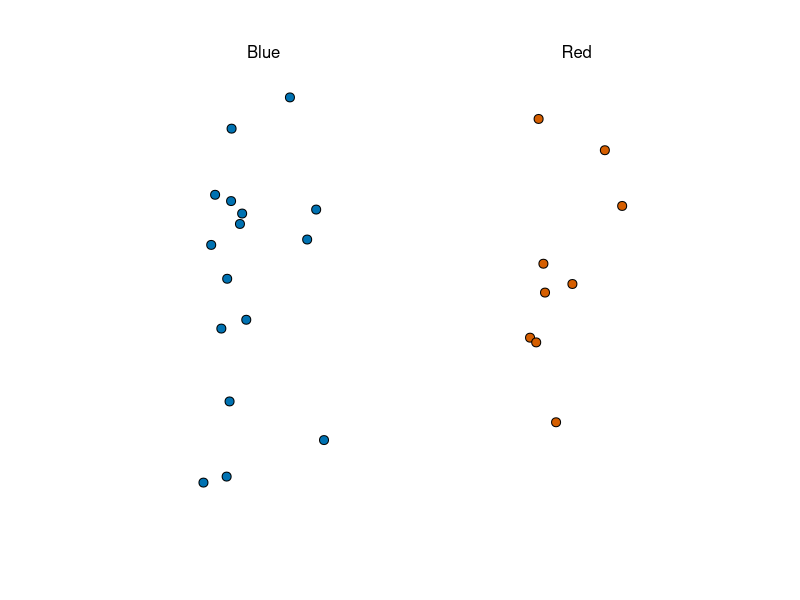
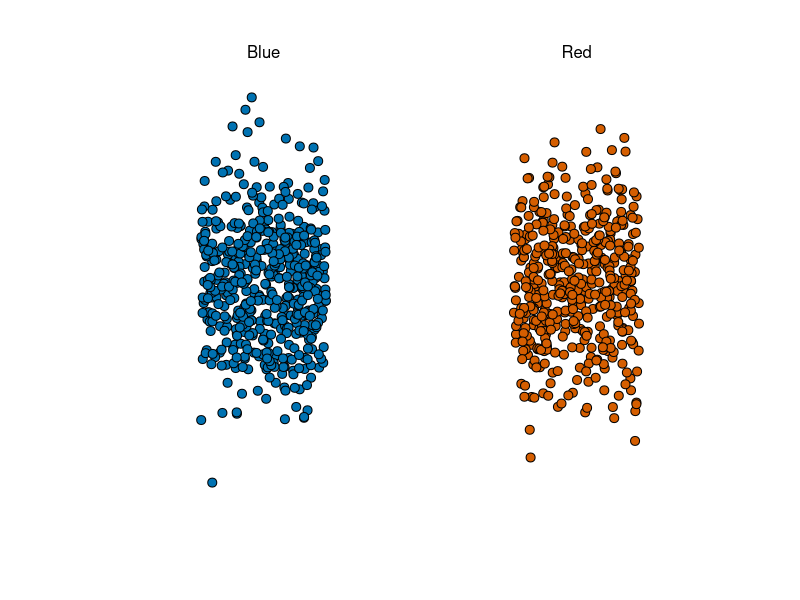
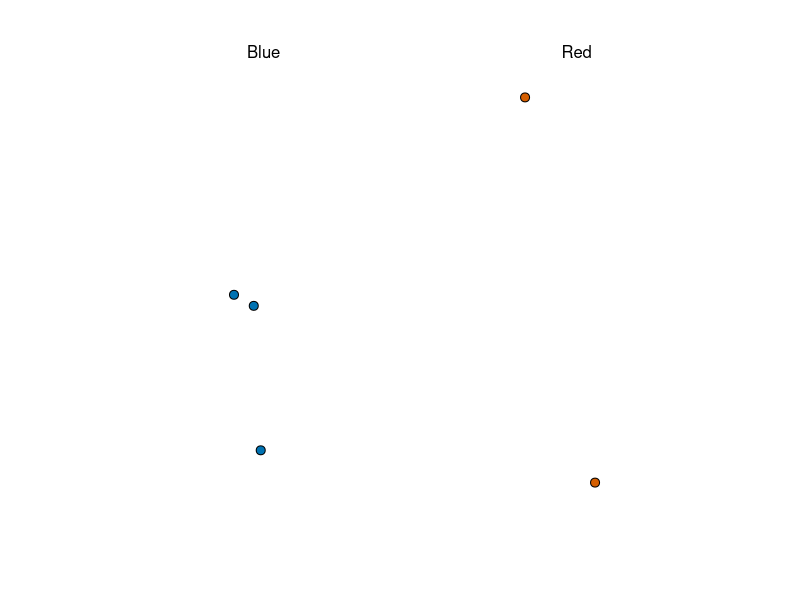
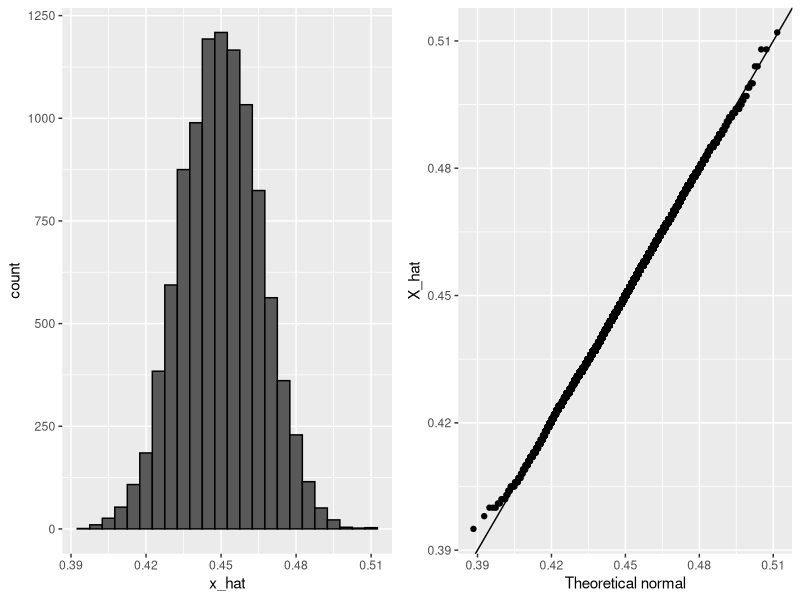
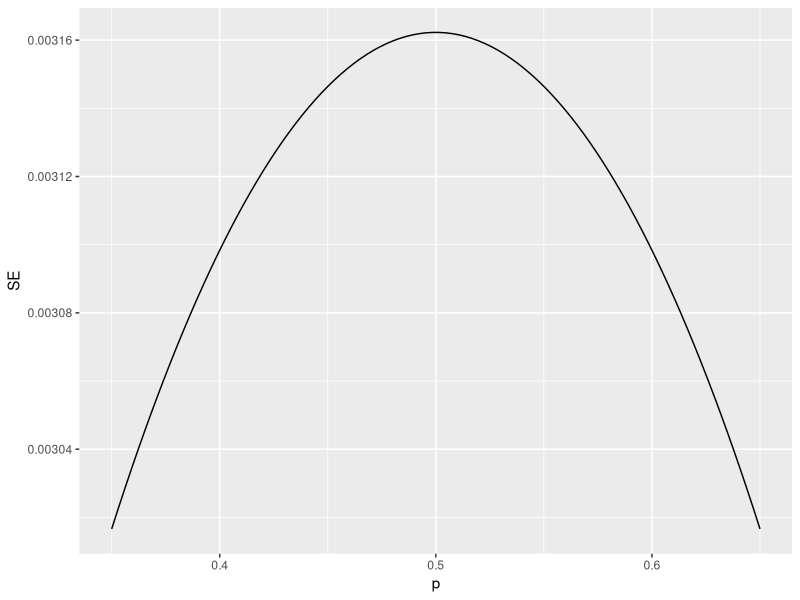
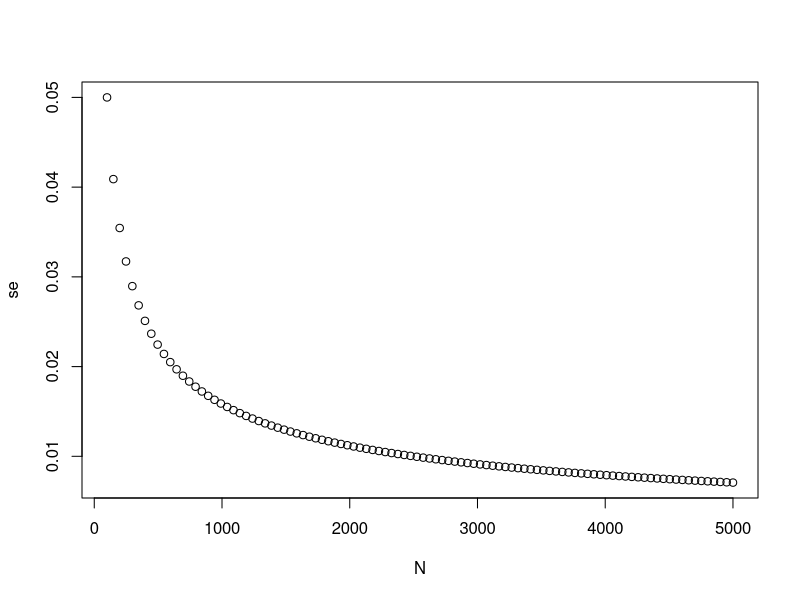

Write R code to recreate these figures, in order. (Note: this script raises an error after producing the figures.)
library(tidyverse)
library(dslabs)
take_poll(25)   

sample(seq(0,1,length=100),100,replace=TRUE)
seq(0,1,length=100)

X_hat <- 0.48
se <- sqrt(X_hat*(1-X_hat)/100)
pnorm(0.01/se) - pnorm(-0.01/se)
pnorm(1)-pnorm(-1)

take_poll(1000)
take_poll(5)   

p <- 0.45    # unknown p to estimate
N <- 1000

# simulate one poll of size N and determine x_hat
x <- sample(c(0,1), size = N, replace = TRUE, prob = c(1-p, p))
x_hat <- mean(x)

# simulate B polls of size N and determine average x_hat
B <- 10000    # number of replicates
N <- 1000    # sample size per replicate
x_hat <- replicate(B, {
  x <- sample(c(0,1), size = N, replace = TRUE, prob = c(1-p, p))
  mean(x)
})

library(gridExtra)


p1 <- data.frame(x_hat = x_hat) %>%
  ggplot(aes(x_hat)) +
  geom_histogram(binwidth = 0.005, color = "black")
p2 <- data.frame(x_hat = x_hat) %>%
  ggplot(aes(sample = x_hat)) +
  stat_qq(dparams = list(mean = mean(x_hat), sd = sd(x_hat))) +
  geom_abline() +
  ylab("X_hat") +
  xlab("Theoretical normal")
grid.arrange(p1, p2, nrow=1)

library(tidyverse)
N <- 100000
p <- seq(0.35, 0.65, length = 100)
SE <- sapply(p, function(x) 2*sqrt(x*(1-x)/N))
data.frame(p = p, SE = SE) %>%
  ggplot(aes(p, SE)) +
  geom_line()


N <- seq(100, 5000, len = 100)
p <- 0.5
se <- sqrt(p*(1-p)/N)
plot(N,se)


p <- 0.45
N <- 1000

x <- sample(c(0, 1), size = N, replace = TRUE, prob = c(1-p, p))
x_hat <- mean(x)
se_hat <- sqrt(x_hat * (1 - x_hat) / N)
c(x_hat - 1.96 * se_hat, x_hat + 1.96 * se_hat)


z <- qnorm(0.99)
pnorm(z) - pnorm(-z)

B <- 10000
inside <- replicate(B, {
  X <- sample(c(0,1), size = N, replace = TRUE, prob = c(1-p, p))
  X_hat <- mean(X)
  SE_hat <- sqrt(X_hat*(1-X_hat)/N)
  between(p, X_hat - 2*SE_hat, X_hat + 2*SE_hat)    # TRUE if p in confidence interval
})
mean(inside)

N <- 100
z <- sqrt(N)*0.02/0.5
z
pnorm(z)
pnorm(z)-pnorm(-z)
1- ( pnorm(z) - pnorm(-z) )


data(polls_us_election_2016)
head(polls_us_election_2016)
polls = filter(polls_us_election_2016, enddate >= "2016-10-31" & state == "U.S.")
rows = nrow(polls)
rows
head(polls)
N = polls$samplesize[1]
N
X_hat = polls$rawpoll_clinton[1] / 100
se_hat = sqrt(X_hat*(1-X_hat)/N)
X_hat*(1-X_hat)/N

(X_hat + 2*se_hat)
pnorm(X_hat + 2*se_hat)
pnorm(3)
ci = c(X_hat - qnorm(0.975)*se_hat, X_hat + qnorm(0.975)*se_hat)
ci
z = qnorm(0.975)
z

X_hat = polls$rawpoll_clinton / 100
se_hat = sqrt(X_hat*(1-X_hat)/N)
lower = X_hat - qnorm(0.975)*se_hat 
upper = X_hat + qnorm(0.975)*se_hat 

pollster_results = mutate(polls,X_hat,se_hat,lower,upper)
pollster_results = select (pollster_results,pollster,enddate,X_hat,se_hat,lower,upper )

hit = (0.482>=pollster_results$lower & pollster_results$upper>=0.482)
pollster_results = mutate(pollster_results,hit)
avg_hit <- mean(pollster_results$hit)


X_hat = (polls$d_hat+1)/2
se_hat = 2*sqrt(X_hat*(1-X_hat)/polls$samplesize)
lower = polls$d_hat - qnorm(0.975)*se_hat
upper = polls$d_hat + qnorm(0.975)*se_hat

pollster_results = mutate (polls,X_hat,se_hat,lower,upper)
pollster_results = select (pollster_results,pollster,enddate,d_hat,lower,upper)
